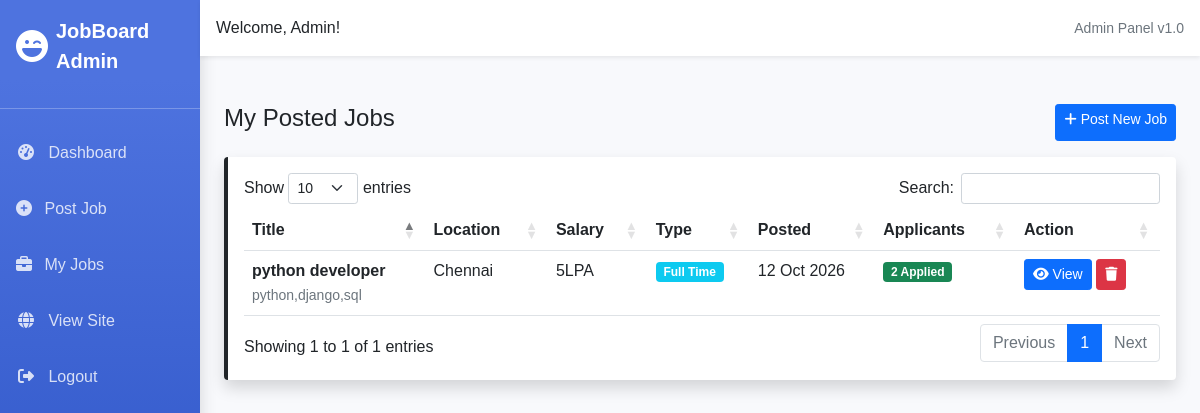
/company/my-jobs/ (signed in), run on the app's committed database.
### app/models.py (models this page shows, shortened)
class Job(models.Model):
    company = models.ForeignKey(Company, on_delete=models.CASCADE)
    title = models.CharField(max_length=200)
    description = models.TextField()
    location = models.CharField(max_length=100)
    salary = models.CharField(max_length=100) # e.g. 5 LPA / 30000 per month
    job_type = models.CharField(max_length=50, choices=[('Full Time','Full Time'),('Part Time','Part Time'),('Internship','Internship'),('Contract','Contract')])
    experience = models.CharField(max_length=100) # e.g. 0-1 years
    skills = models.CharField(max_length=300) # e.g. Python, Django
    vacancy = models.IntegerField(default=1)
    created_at = models.DateTimeField(auto_now_add=True)

### app/views.py (the view)
# urls.py: path('company/my-jobs/', views.CompanyMyJobs, name='company_my_jobs'),
def CompanyMyJobs(request):
    if 'email' not in request.session:
        return redirect('login')
    master = Master.objects.get(email=request.session['email'])
    company = Company.objects.get(master=master)
    jobs = Job.objects.filter(company=company).order_by('-created_at')
    return render(request, 'app/company/my_jobs.html', {'jobs': jobs, 'company': company})

### app/templates/app/company/my_jobs.html
{% extends "app/admin/admin_base.html" %}
{% block content %}
<div class="d-flex justify-content-between mb-3">
    <h4>My Posted Jobs</h4>
    <a href="{% url 'company_post_job' %}" class="btn btn-primary btn-sm"><i class="fas fa-plus"></i> Post New Job</a>
</div>
<div class="card shadow">
<div class="card-body">
<table class="table table-hover datatable">
    <thead><tr><th>Title</th><th>Location</th><th>Salary</th><th>Type</th><th>Posted</th><th>Applicants</th><th>Action</th></tr></thead>
    <tbody>
    {% for j in jobs %}
    <tr>
        <td><strong>{{ j.title }}</strong><br><small class="text-muted">{{ j.skills }}</small></td>
        <td>{{ j.location }}</td>
        <td>{{ j.salary }}</td>
        <td><span class="badge bg-info">{{ j.job_type }}</span></td>
        <td>{{ j.created_at|date:"d M Y" }}</td>
        <td><span class="badge bg-success">{{ j.application_set.count }} Applied</span></td>
        <td>
            <a href="{% url 'company_applicants' j.id %}" class="btn btn-primary btn-sm" title="View Applicants"><i class="fas fa-eye"></i> View</a>
            <a href="{% url 'company_delete_job' j.id %}" class="btn btn-danger btn-sm" onclick="return confirm('Delete this job?')"><i class="fas fa-trash"></i></a>
        </td>
    </tr>
    {% empty %}
    <tr><td colspan="7" class="text-center">No Jobs Posted Yet</td></tr>
    {% endfor %}
    </tbody>
</table>
</div>
</div>
{% endblock %}

### app/templates/app/admin/admin_base.html (style rules this page uses)
body { font-family: 'Nunito', sans-serif; background: #f8f9fc; }
.card { border: none; border-left: .25rem solid; }

### data on the page
Job: title "python developer", skills "python,django,sql", location "Chennai", salary "5LPA", job_type "Full Time", created_at "12 Oct 2026", application_set.count "2"
